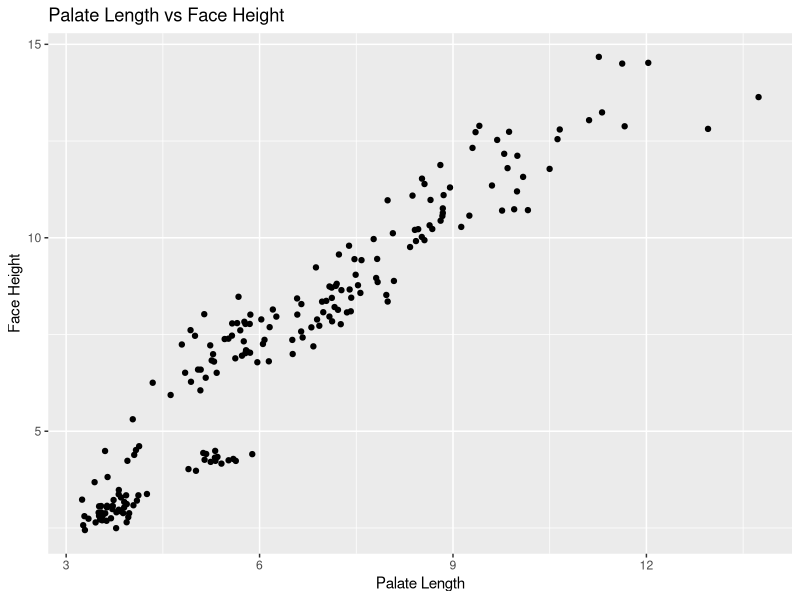
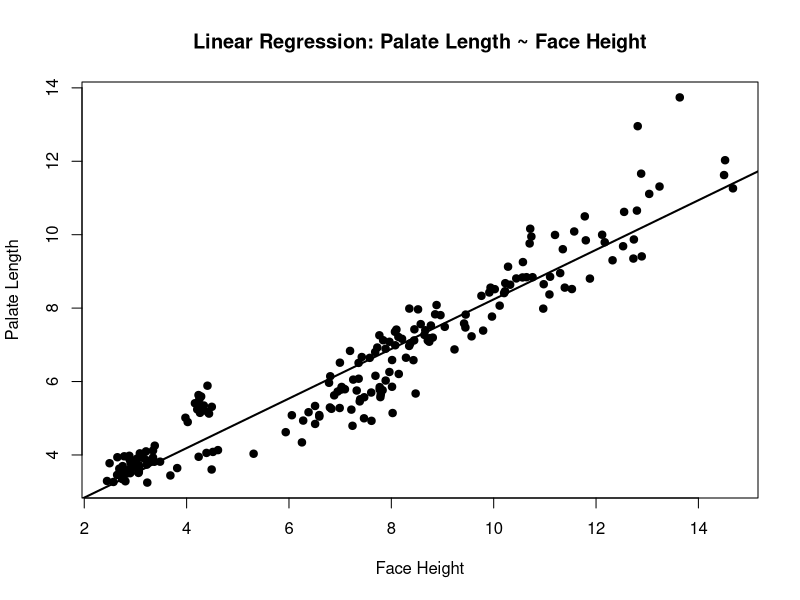
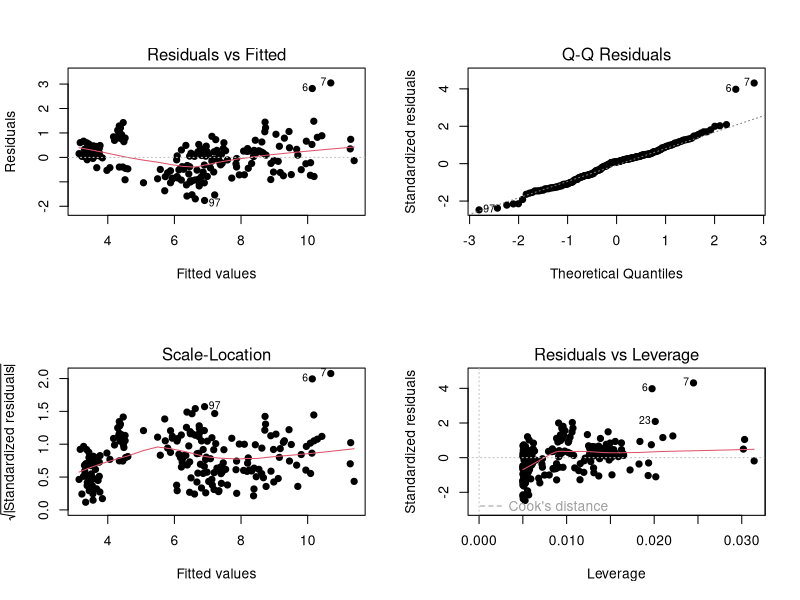
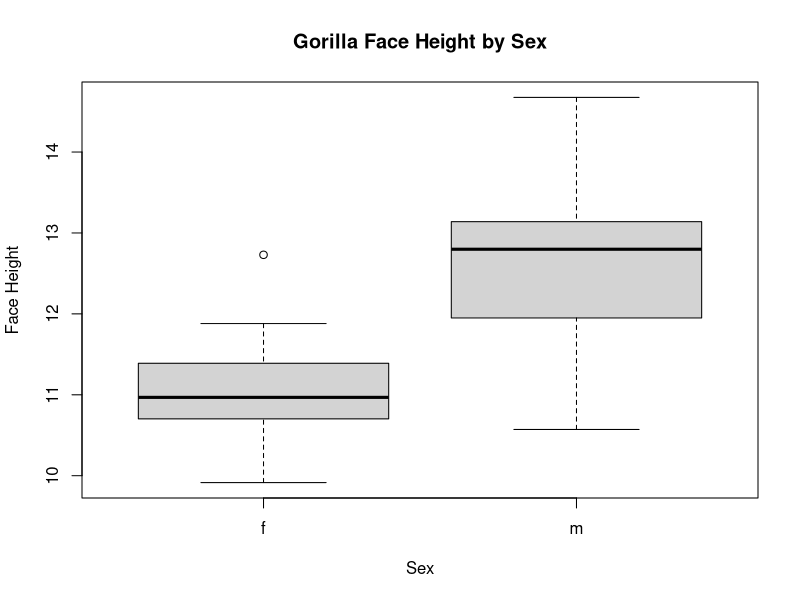
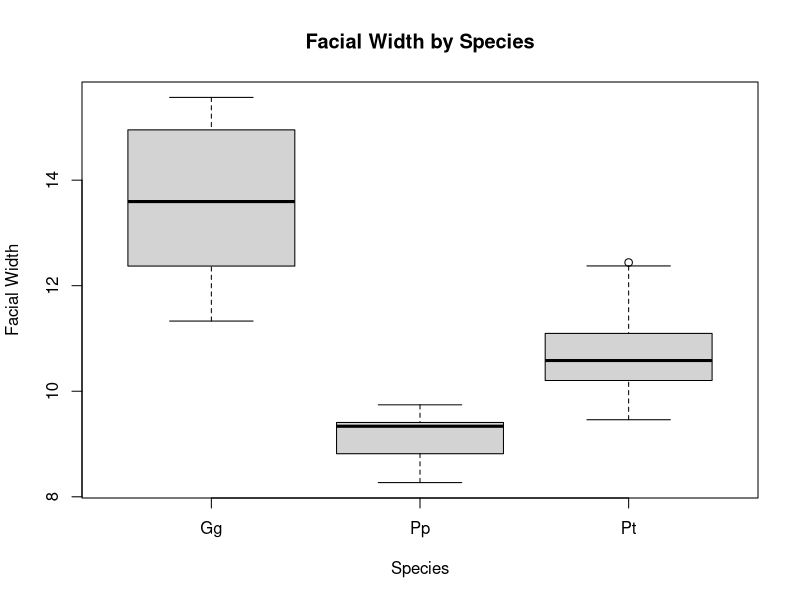
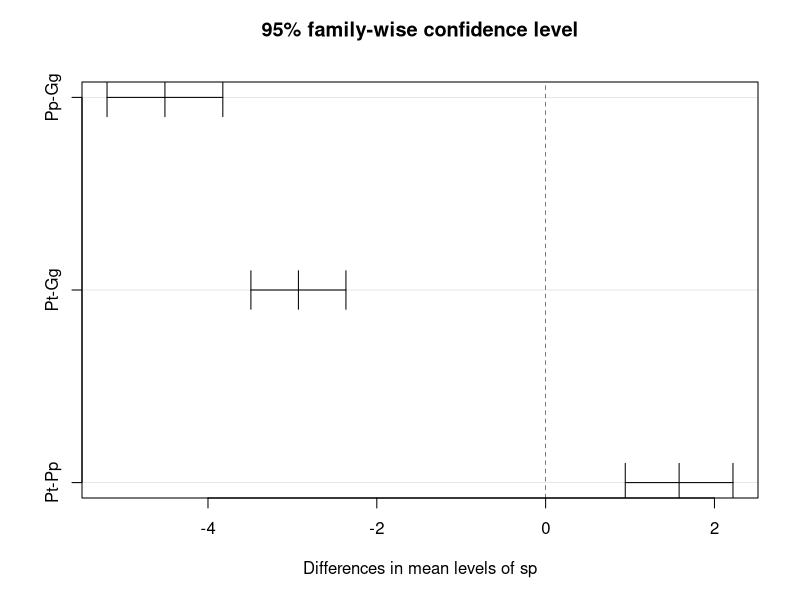
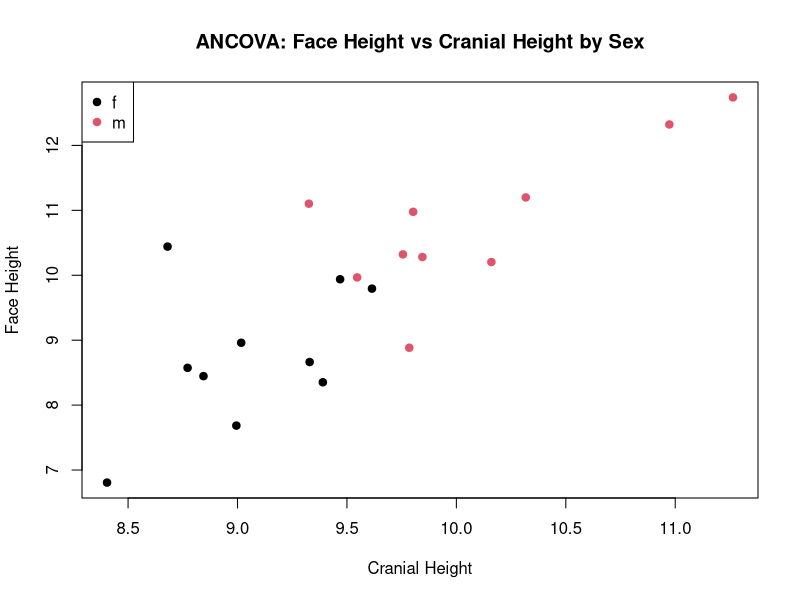

R code for these plots, in order:
# ============================================================
# Linear Models Workflow in R (Portfolio)
# Topics: feature engineering, correlation, regression, t-test,
#         ANOVA + post-hoc, ANCOVA
# Author: Samantha E. Gogol
# ============================================================

rm(list = ls())
options(stringsAsFactors = FALSE)

library(dplyr)
library(ggplot2)

# ---- Load data ----
master <- read.csv("master_portfolio.csv", , header = TRUE)


# ---- Helper: Euclidean distance between two 3D points ----
dist3 <- function(ax, ay, az, bx, by, bz) {
  sqrt((ax - bx)^2 + (ay - by)^2 + (az - bz)^2)
}

# ---- Feature engineering: linear distances from landmark triplets ----
master <- master %>%
  mutate(
    cranht = dist3(var145, var146, var147, var49,  var50,  var51),
    cranwd = dist3(var4,   var5,   var6,   var97,  var98,  var99),
    cranlg = dist3(var55,  var56,  var57,  var1,   var2,   var3),
    faceht = dist3(var82,  var83,  var84,  var58,  var59,  var60),
    facewd = dist3(var10,  var11,  var12,  var103, var104, var105),
    aptrht = dist3(var61,  var62,  var63,  var79,  var80,  var81),
    aptrwd = dist3(var64,  var65,  var66,  var67,  var68,  var69),
    rorbht = dist3(var28,  var29,  var30,  var19,  var20,  var21),
    rorbwd = dist3(var16,  var17,  var18,  var25,  var26,  var27),
    paltlg = dist3(var82,  var83,  var84,  var157, var158, var159),
    paltwd = dist3(var175, var176, var177, var190, var191, var192)
  )

# Create new csv with new variables
master.2 <- select(master, cat,cranht,cranwd,cranlg,facewd,faceht,aptrwd,aptrht,rorbwd,rorbht,paltwd,paltlg)

# ------------------------------------------------------------
# 1) Correlation + EDA
# Question: Are palate length and face height strongly correlated?
# ------------------------------------------------------------

#x axis palate length, y axis face height
pal.face <- ggplot(master.2, aes(x = paltlg, y = faceht)) +
  geom_point() +
  labs(
    title = "Palate Length vs Face Height",
    x = "Palate Length",
    y = "Face Height"
  )
#view plot
print(pal.face)

#Calculate correlation coefficient for palate length and face height, closer to 1 == strongly correlated
r <- cor(master.2$paltlg, master.2$faceht, use = "complete.obs")
r

#calculate % of variation 
r2 <- r^2
r2

# Covariance matrix for measurement variables (excluding ID columns)
master.3 <- select(master.2, cranht,cranwd,cranlg,facewd,faceht,aptrwd,aptrht,rorbwd,rorbht,paltwd,paltlg)
cov<- cov(master.3)
#view degree to which each variable covaries
cov

# ------------------------------------------------------------
# 2) Linear regression of palate length and face height
# Model: paltlg ~ faceht
# ------------------------------------------------------------

lm_a <- lm(paltlg ~ faceht, data = master.2)
summary(lm_a)

# Plot with regression line answering question:  there is a positive linear relationship between palate length and face height?
plot(master.2$faceht, master.2$paltlg,
     pch = 19,
     xlab = "Face Height",
     ylab = "Palate Length",
     main = "Linear Regression: Palate Length ~ Face Height")
abline(lm_a, lwd = 2)

# Diagnostics
par(mfrow = c(2, 2))
plot(lm_a, pch = 19)
par(mfrow = c(1, 1))

# ------------------------------------------------------------
# 3) Two-sample t-test
# Question: Do male and female gorillas differ in face height?
# ------------------------------------------------------------

master.2$sp <- substr(master.2$cat,1, 2)
gor <- master.2[master.2$sp %in% "Gg", ]
gor$sex <- substr(gor$cat,4, 4)

par(mfrow = c(1, 1))
boxplot(faceht ~ sex, data = gor,
        main = "Gorilla Face Height by Sex",
        xlab = "Sex",
        ylab = "Face Height")

t_gor <- t.test(faceht ~ sex, data = gor, alternative = "two.sided")
t_gor

# ------------------------------------------------------------
# 4) One-way ANOVA + post-hoc
# Question: Does facial width differ among Gorilla, Chimpanzee, Bonobo?
# spp codes: Gg, Pt, Pp
# ------------------------------------------------------------

AFapes <- master.2[master.2$sp %in% c("Gg", "Pt", "Pp"), ]

boxplot(facewd ~ sp, data = AFapes,
        main = "Facial Width by Species",
        xlab = "Species",
        ylab = "Facial Width")

#ANOVA
aov1 <- aov(facewd ~ sp, data = AFapes)
summary(aov1)

# Pairwise comparisons (Bonferroni-adjusted)
pairwise.t.test(AFapes$facewd, AFapes$sp, p.adjust.method = "bonf")

# Tukey HSD
TukeyHSD(aov1)
plot(TukeyHSD(aov1))

# ------------------------------------------------------------
# 5) ANCOVA
# Question: Does sex predict face height when controlling for cranial height?
# Example: Orangutans (spp == "Po")
# ------------------------------------------------------------

orang <- master.2[master.2$sp %in% "Po", ]
orang$sex <- substr(orang$cat,4, 4)

ancova_int <- lm(faceht ~ sex * cranht, data = orang)  # with interaction
ancova_add <- lm(faceht ~ sex + cranht, data = orang)  # without interaction

summary(ancova_int)
summary(ancova_add)

with(orang, plot(cranht, faceht, col = as.factor(sex), pch = 19,
                 xlab = "Cranial Height",
                 ylab = "Face Height",
                 main = "ANCOVA: Face Height vs Cranial Height by Sex"))
legend("topleft", legend = levels(as.factor(orang$sex)),
       col = seq_along(levels(as.factor(orang$sex))), pch = 19)

# ---- End of script ----